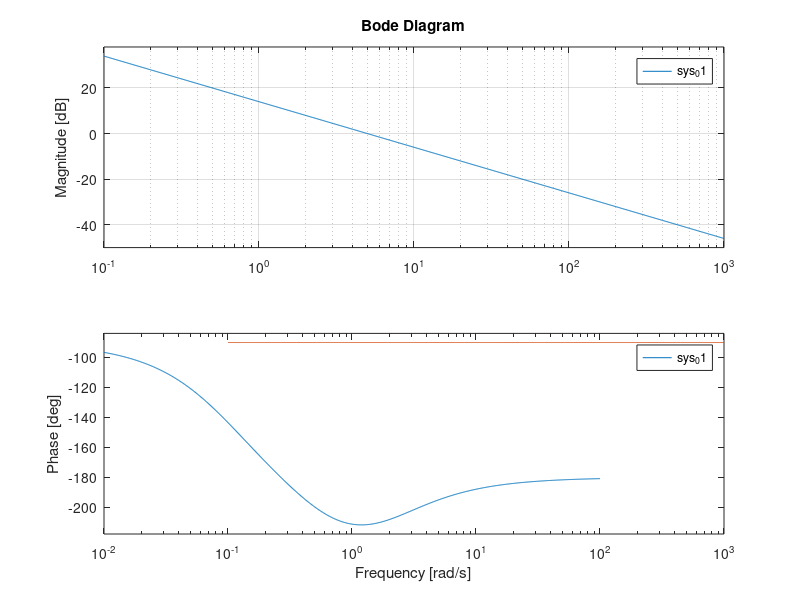

MATLAB code to generate this figure:
%{
            5 (1 + 0.5 s)
d)  G(s) = --------------------
           s(1 + 2s) (1 + 10s)
%}

num = [2.5 5];
den = conv([2 1 0],[10 1]);
sys = tf(num,den);
bode (sys);

% hold on is used here to keep the plot as we need to append the graph :) 
hold on 

% Determine the Static Velocity Error constant 
%{

    The Open loop transfer function for type N system 

            K(Ta*S + 1 )(Tb*S + 1 )....(Tm*S + 1 )
    GS(s) = -----------------------------------------
            (S)^N (T1*S + 1 )(T2*S + 1 )...... (Tb*S + 1 )

            K(Ta*jw + 1 )(Tb*jw + 1 )....(Tm*jw + 1 )
    GS(jw) = -----------------------------------------
            (jw)^N (T1*jw + 1 )(T2*jw + 1 )...... (Tb*jw + 1 )
             
             Kv
    G(jw) = ------,   for w << 1 (Low freq asymptote ) 
             jw

   | Kv/jw |= 1 

    Kv = w 

If we draw the low frequencies asymptote we can get the Kv easly

%}  

% Draw low freq part to get the intersection with G(jw) = 1 ===> in bode
% plot 20 log (1) = 0 dB
% the Asymptote of the low frequences part is drawn by the following steps
%{
    We take the following part from the G(s) 
         K
        ----
         S
    This part from the open loop transfer function can plot the low freq
    Asympotote in Type 1 system case 
    
%}
num = 5 ;
den = [1 0];
sys_01 = tf(num, den );
bode (sys_01)
[Gm,pm,wcp,wcg] = margin(sys_01);
% The gain cross over frequencies is 
Kv = wcg
grid
hold off
